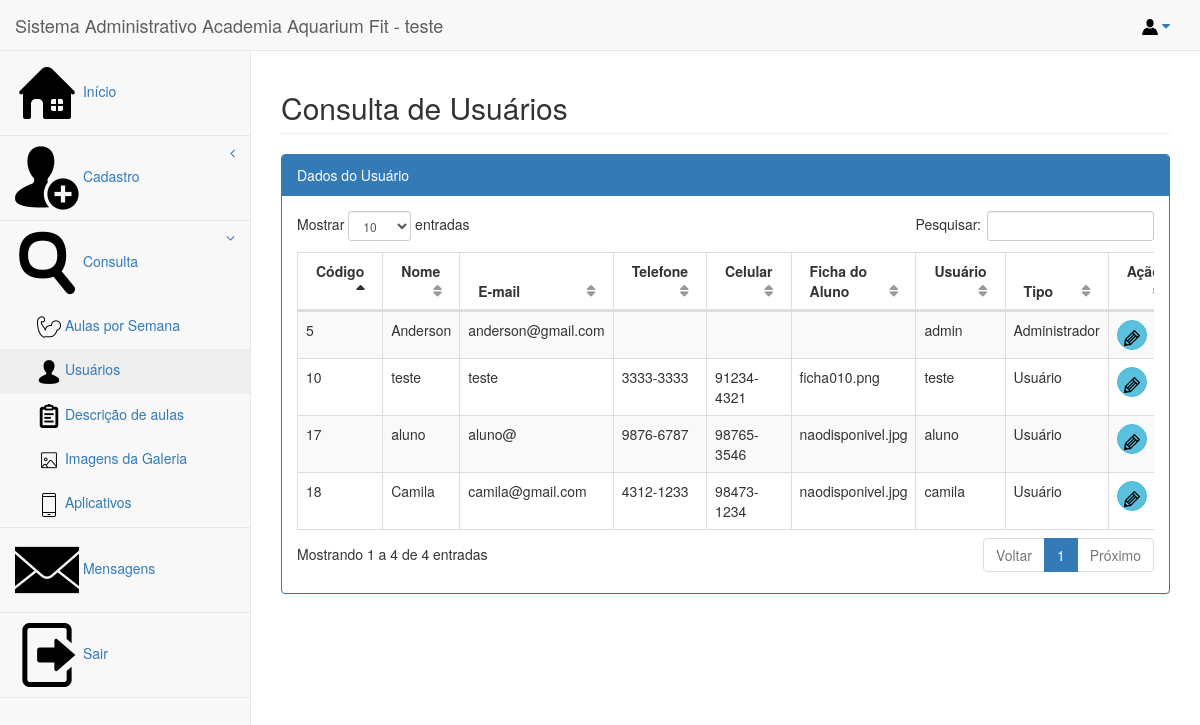
The page /view/form_consultausuario.php (signed in) on the database its author committed.
### tables this page shows
CREATE TABLE `usuario` (
  `codusuario` int(11) NOT NULL,
  `nome` varchar(50) NOT NULL,
  `email` varchar(50) NOT NULL,
  `telefone` varchar(15) NOT NULL,
  `celular` varchar(15) NOT NULL,
  `imgficha` varchar(100) NOT NULL,
  `nomeusuario` varchar(50) NOT NULL,
  `senha` varchar(100) NOT NULL,
  `tipo` varchar(30) NOT NULL
);

### model/conexao.php (called while the page is built)
<?php
class Conexao
{
	function Conectar()
	{
		$con = new PDO("mysql:host=localhost;dbname=bdaquarium;port=3306;","root","");
		return $con;
	}
}
?>

### controller/usuario.controller.php (called while the page is built, shortened)
<?php
$tipo = "";
if(isset($_SESSION['tipo'])) $tipo = $_SESSION['tipo'];
		if($tipo == "Administrador")
			include_once("../model/usuario.php");
		else
			include_once("../admaquarium/model/usuario.php");
		$usu = new Usuario();
			?>

### model/usuario.php (called while the page is built, shortened)
<?php
	class Usuario
	{
		public $con;
		function __CONSTRUCT()
		{
			include_once("conexao.php");
			$conexao = new Conexao();
			$this->con = $conexao->Conectar();
	    }
		function Consultar()
		{
			$dados = array();
			$sql = $this->con->prepare("select * from usuario");
			$sql->execute();
			foreach ($sql->fetchAll(PDO::FETCH_OBJ) as $linha)
			{
				$usu = new Usuario();
				$usu->codusuario 	= $linha->codusuario;
				$usu->nome 			= $linha->nome;
	   			$usu->email 		= $linha->email;
	   			$usu->telefone 		= $linha->telefone;
	   			$usu->celular 		= $linha->celular;
	   			$usu->imgficha 		= $linha->imgficha;
	   			$usu->nomeusuario 	= $linha->nomeusuario;
	   			$usu->senha 		= $linha->senha;
	   			$usu->tipo 			= $linha->tipo;
				$dados[] = $usu;
			}
			return $dados;
		}
	}
	?>

### view/form_consultausuario.php (the view, shortened to what this page needs)
<?php
include_once("../controller/usuario.controller.php");
?>
<!DOCTYPE html>
<html lang="en">
<head>
    <link href="../bower_components/bootstrap/dist/css/bootstrap.min.css" rel="stylesheet">
    <link href="../bower_components/metisMenu/dist/metisMenu.min.css" rel="stylesheet">
    <link href="../bower_components/datatables-plugins/integration/bootstrap/3/dataTables.bootstrap.css" rel="stylesheet">
    <link href="../bower_components/datatables-responsive/css/dataTables.responsive.css" rel="stylesheet">
    <link href="../dist/css/sb-admin-2.css" rel="stylesheet">
    <link href="../bower_components/font-awesome/css/font-awesome.min.css" rel="stylesheet" type="text/css">
</head>
<body>
    <div id="wrapper">
        <nav class="navbar navbar-default navbar-static-top" role="navigation" style="margin-bottom: 0">
            <?php include_once("topo.php");?>
            <?php include_once("menu.php");?>
        </nav>
        <div id="page-wrapper">
            <div class="row">
                <div class="col-lg-12">
                    <h2 class="page-header">Consulta de Usuários</h2>
                </div>
            </div>
            <div class="row">
                <div class="col-lg-12">
                    <div class="panel panel-primary">
                        <div class="panel-heading">
                          Dados do Usuário
                      </div>
                      <div class="panel-body">
                        <div class="table-responsive">
                            <table class="table table-striped table-bordered table-hover" id="dataTables-example">
                                <thead>
                                    <tr>
                                        <th>Código</th>
                                        <th>Nome</th>
                                        <th>E-mail</th>
                                        <th>Telefone</th>
                                        <th>Celular</th>
                                        <th>Ficha do Aluno</th>
                                        <th>Usuário</th>
                                        <th>Tipo</th>
                                        <th>Ação</th>
                                    </tr>
                                </thead>
                                <tbody>
                                   <?php foreach ($usu->Consultar() as $linha): ?>
                                    <tr class="odd gradeX">
                                        <td><?php echo $linha->codusuario;?></td>
                                        <td><?php echo $linha->nome;?></td>
                                        <td><?php echo $linha->email;?></td>
                                        <td><?php echo $linha->telefone;?></td>
                                        <td><?php echo $linha->celular;?></td>
                                        <td><?php echo $linha->imgficha;?></td>
                                        <td><?php echo $linha->nomeusuario;?></td>
                                        <td><?php echo $linha->tipo;?></td>
                                        <td>
                                         <a href="../view/form_usuario.php?codusuario=<?php echo $linha->codusuario;?>&acao=dados_usu"><button type="button" class="btn btn-info btn-circle" title="Editar"><img src="imagens\editar.png">
                                         </button></a>
                                     </td>
                                 </tr>
                             <?php endforeach;?>
                         </tbody>
                     </table>
                 </div>
             </div>
         </div>
     </div>
 </div>
</div>
</div>
</body>
</html>

### rows shown on the page
usuario: codusuario "10", nome "teste", email "teste", telefone "3333-3333", celular "91234-4321", imgficha "ficha010.png", nomeusuario "teste", tipo "Usuário"
usuario: codusuario "5", nome "Anderson", email "anderson@gmail.com", nomeusuario "admin", tipo "Administrador"
usuario: codusuario "17", nome "aluno", email "aluno@", telefone "9876-6787", celular "98765-3546", imgficha "naodisponivel.jpg", nomeusuario "aluno", tipo "Usuário"
usuario: codusuario "18", nome "Camila", email "camila@gmail.com", telefone "4312-1233", celular "98473-1234", imgficha "naodisponivel.jpg", nomeusuario "camila", tipo "Usuário"

### other values the page prints
$_SESSION['nomeusuario'] "teste"
